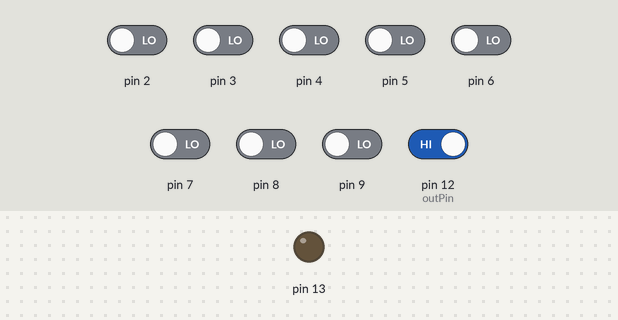
Bench run of a sketch on a simulated Arduino Uno, built with avr-gcc and run on an emulated ATmega328P. Shown: output pins drawn as LEDs (lit = HIGH). Inputs (shaded band) come from the test bench; at power-on: pin 12 (outPin) HIGH, pin 2–9 LOW. Pins used as bus, display or sensor lines are not drawn.

Above: at 1.3 s.
1.4 s: pin 12 (outPin) driven LOW
At 2.6 s:
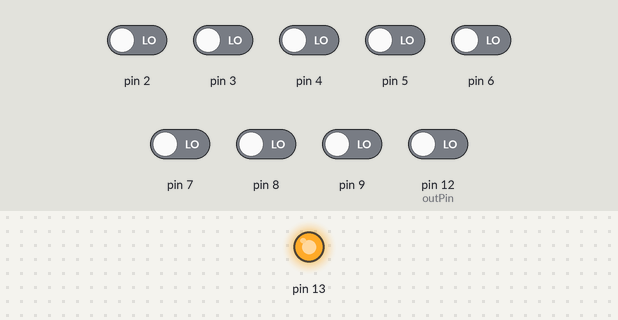
2.9 s: pin 12 (outPin) driven HIGH
At 3.9 s:
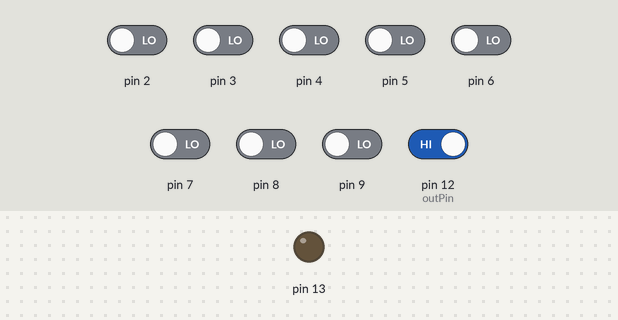
Timing chart, 0 to 5.9 s (numbered marks = the images above; inputs shaded):
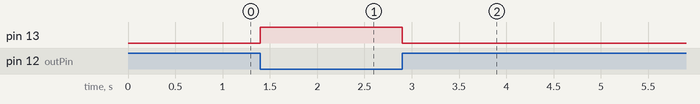

The sketch:

z80controller.ino
```cpp
const int outPin = 12;
const int clkPin = 11;
const int rstPin = 10;

bool ioreq = false;
bool reqstage = true;
char inp;
bool clockstage = true;

void setup(){
  pinMode(outPin, INPUT);
  //pinMode(clkPin, OUTPUT);
  pinMode(rstPin, OUTPUT);
  pinMode(13, OUTPUT);

  digitalWrite(rstPin, LOW); //reset processor

  Serial.begin(115200);
  for(int i=2; i<10; i++) pinMode(i, INPUT);

  //analogWrite(clkPin, 128); //start clock at around 500hz
  delay(100);
  digitalWrite(rstPin, HIGH);
}

void loop(){
  ioreq = !digitalRead(outPin);
  digitalWrite(13, ioreq); //show io req

  if(ioreq){
    if(reqstage){ //read data from bus
      inp = 0;
      for(int i=2; i<10; i++){
        inp >>= 1;
        if(digitalRead(i)) inp |= 0x80;
        else inp &= 0x7f;
      }
      if(inp != 0) Serial.print(inp);
      reqstage = false;
    } else{ //write data to bus
      if(Serial.available()) inp = Serial.read();
      else inp = 0;
      for(int i=2; i<10; i++){
        pinMode(i, OUTPUT);
        digitalWrite(i, inp & 0x01);
        inp >>= 1;
      }
      reqstage = true;
    }
    while(!digitalRead(outPin)); //wait for ioreq to stop
    for(int i=2; i<10; i++) pinMode(i, INPUT); //set bus pins to high impedance
  }
}
```

Measured:
- after the input at 1.4 s, pin 13: LOW → HIGH at once
- after the input at 2.9 s, pin 13: HIGH → LOW at once
